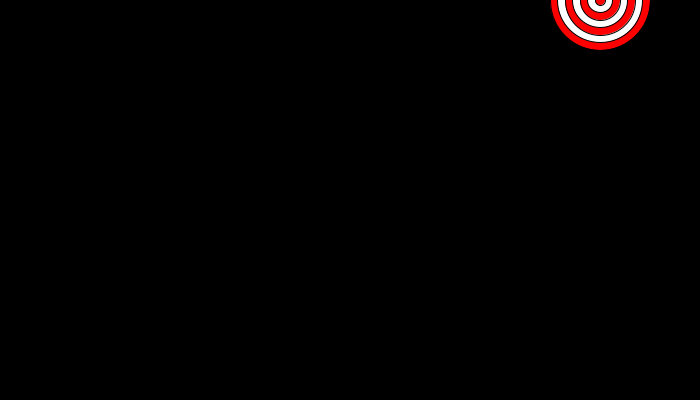
Frame 1 (no input)
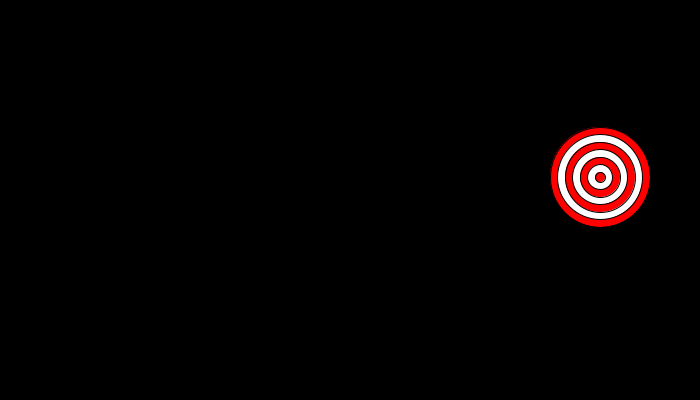
Frame 60 (the mouse pressed at the canvas centre just before this capture)
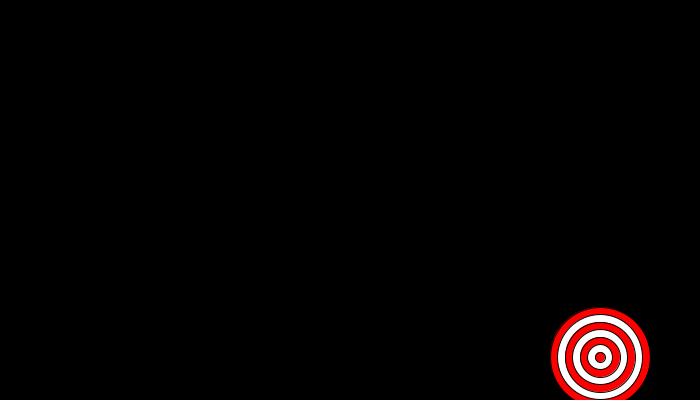
Frame 120 (the mouse held since frame 60 and released just before this capture)

The Processing sketch that drew these frames (run headless with seeded random() and noise(); from frame 60 on, the mouse is pressed at the canvas centre):

// Processing sketch: processing_35419
// ── processing_35419.pde


int a = 0;
int h = 100;


void setup()
{
  size(700,400);
  background(0);
  smooth();
  stroke(0); 
 
}

int p = 0;

void draw()
{
  noStroke();
  fill(0);
  rect(500,0,300,height);
  
  while(p<7)
  {
  if(p%2 == 1)
  {fill(255);}
  else{fill(255,0,0);}
    
    stroke(0);
    
    ellipse(600,a,h-15*p,h-15*p);
    p = p+1;
  }
  
  p=0;
  a = a+3; 
  if(a>550){a=0;}


}  

void mousePressed() 
{
  stroke(255);
  line(100,height/2,150,height/2);
  
}  
